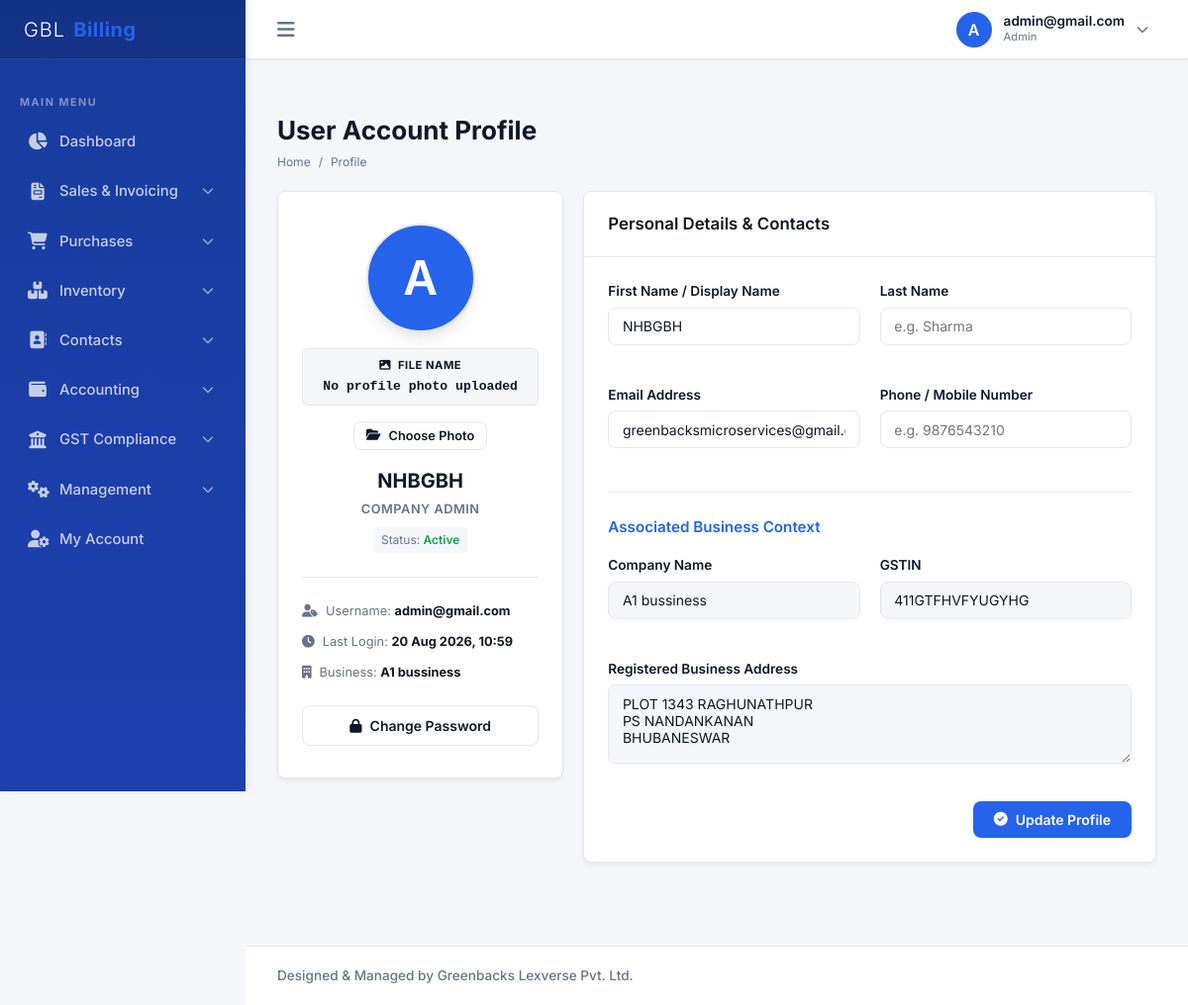
Before: /profile/ (signed in) with the older database file.
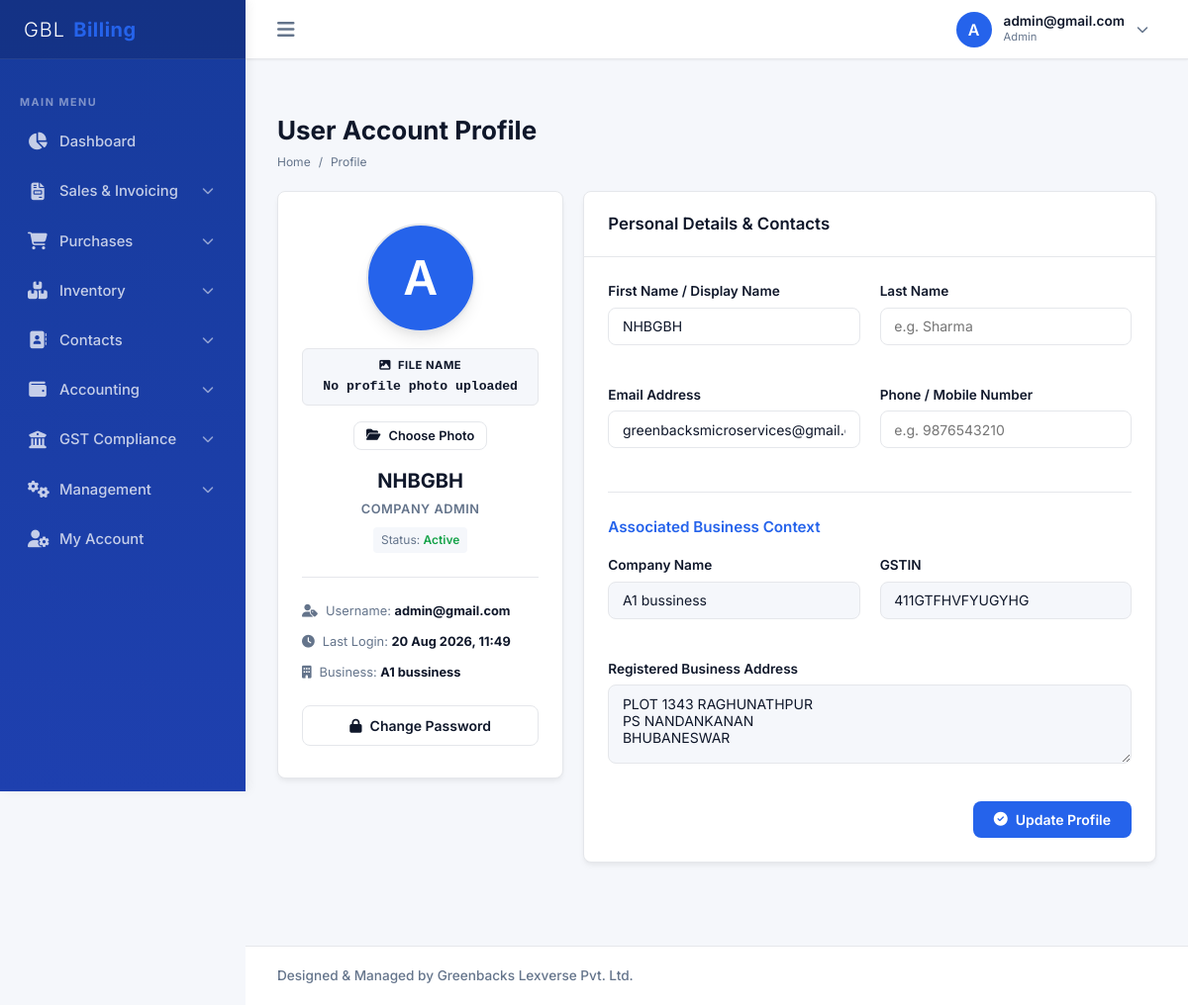
After: the same page with the newer database file.
### billing/models.py (models this page shows, shortened)
class CustomUser(AbstractUser):
    ROLE_CHOICES = [
        ('SUPERADMIN', 'System Superadmin'),  # For Admin Panel Owner
        ('ADMIN', 'Company Admin'),           # Company Owner
        ('ACCOUNTANT', 'Accountant'),
        ('BILLING_STAFF', 'Billing Staff'),
        ('SALES_STAFF', 'Sales Staff'),
        ('INVENTORY_STAFF', 'Inventory Staff'),
    ]
    company = models.ForeignKey(Company, on_delete=models.CASCADE, null=True, blank=True, related_name='users')
    role = models.CharField(max_length=20, choices=ROLE_CHOICES, default='ADMIN')
    mobile = models.CharField(max_length=15, blank=True, null=True)
    profile_photo = models.ImageField(upload_to='profile_photos/', blank=True, null=True)
    updated_at = models.DateTimeField(auto_now=True, null=True)
    def get_profile_photo_url(self):
        if self.profile_photo:
            try:
                timestamp = int(self.updated_at.timestamp()) if self.updated_at else 1
                return f"{self.profile_photo.url}?v={timestamp}"
            except Exception:
                return self.profile_photo.url
        return None
    def get_profile_photo_filename(self):
        if self.profile_photo:
            try:
                return os.path.basename(self.profile_photo.name)
            except Exception:
                return str(self.profile_photo.name)
        return ""

class Company(models.Model):
    BUSINESS_TYPES = [
        ('PROPRIETORSHIP', 'Sole Proprietorship'),
        ('PARTNERSHIP', 'Partnership'),
        ('LLP', 'Limited Liability Partnership'),
        ('PVT_LTD', 'Private Limited Company'),
        ('LTD', 'Public Limited Company'),
        ('OTHER', 'Other'),
    ]
    GST_STATUS_CHOICES = [
        ('REGISTERED', 'Registered Regular'),
        ('COMPOSITION', 'Composition Scheme'),
        ('UNREGISTERED', 'Unregistered'),
        ('CONSUMER', 'Consumer'),
    ]
    SUBSCRIPTION_STATUS_CHOICES = [
        ('ACTIVE', 'Active'),
        ('TRIAL', 'Trial'),
        ('SUSPENDED', 'Suspended'),
        ('EXPIRED', 'Expired'),
    ]
    name = models.CharField(max_length=200)
    trade_name = models.CharField(max_length=200, blank=True, null=True)
    business_type = models.CharField(max_length=30, choices=BUSINESS_TYPES, default='PROPRIETORSHIP')
    gst_status = models.CharField(max_length=20, choices=GST_STATUS_CHOICES, default='UNREGISTERED')
    gstin = models.CharField(max_length=15, blank=True, null=True)
    pan = models.CharField(max_length=10, blank=True, null=True)
    email = models.EmailField()
    mobile = models.CharField(max_length=15)
    website = models.URLField(blank=True, null=True)
    address = models.TextField()
    city = models.CharField(max_length=100)
    state = models.CharField(max_length=100)
    state_code = models.CharField(max_length=2)  # e.g., '27' for Maharashtra
    pincode = models.CharField(max_length=6)
    logo = models.ImageField(upload_to='company_logos/', blank=True, null=True)
    signature = models.ImageField(upload_to='company_signatures/', blank=True, null=True)
    stamp = models.ImageField(upload_to='company_stamps/', blank=True, null=True)
    plan = models.ForeignKey(SubscriptionPlan, on_delete=models.SET_NULL, null=True, blank=True)
    subscription_start_date = models.DateField(blank=True, null=True)
    subscription_end_date = models.DateField(blank=True, null=True)
    subscription_status = models.CharField(max_length=20, choices=SUBSCRIPTION_STATUS_CHOICES, default='TRIAL')
    bank_name = models.CharField(max_length=150, blank=True, null=True)
    account_holder = models.CharField(max_length=150, blank=True, null=True)
    account_number = models.CharField(max_length=50, blank=True, null=True)
    ifsc = models.CharField(max_length=20, blank=True, null=True)
    branch = models.CharField(max_length=150, blank=True, null=True)
    upi_id = models.CharField(max_length=100, blank=True, null=True)
    invoice_prefix = models.CharField(max_length=20, default='INV/')
    invoice_next_number = models.IntegerField(default=1)
    invoice_padding = models.IntegerField(default=5)
    financial_year = models.CharField(max_length=10, default='2026-27')
    terms_and_conditions = models.TextField(blank=True, null=True)
    authorized_signature_name = models.CharField(max_length=100, blank=True, null=True)
    is_active = models.BooleanField(default=True)
    created_at = models.DateTimeField(auto_now_add=True)
    class Meta:
        verbose_name_plural = 'Companies'

### billing/views.py (the view, shortened to what this page needs)
# urls.py: path('profile/', views.UserProfileView.as_view(), name='profile'),
class UserProfileView(LoginRequiredMixin, View):
    def get(self, request):
        return render(request, 'auth/profile.html')

### templates/auth/profile.html (shortened to what the changed rows need)
{% extends request.user.company|yesno:"base_company.html,base_admin.html" %}
{% block content %}
<div class="page-header">
    <div>
        <h1 class="page-title">User Account Profile</h1>
    </div>
</div>
<div class="form-row" style="grid-template-columns: 1fr 2fr; align-items: start;">
    <div class="card-container">
        <div class="card-body" style="text-align: center; padding: 2rem 1.5rem;">
            <div class="user-avatar" id="profile-page-avatar-box" style="width: 110px; height: 110px; font-size: 3rem; margin: 0 auto 1rem auto; box-shadow: var(--shadow-md); position: relative; overflow: hidden; border: 2px solid var(--border); border-radius: 50%;">
                {% if request.user.get_profile_photo_url %}
                    <img id="profile-page-avatar" src="{{ request.user.get_profile_photo_url }}" alt="Profile Photo" style="width: 100%; height: 100%; object-fit: cover; border-radius: 50%;">
                {% else %}
                    <span id="profile-page-initial">{{ request.user.username|slice:":1"|upper }}</span>
                {% endif %}
            </div>
            <div style="margin: 0.5rem 0 1rem 0; padding: 0.5rem; background: var(--background); border-radius: 6px; border: 1px solid var(--border);">
                <div style="font-size: 0.7rem; font-weight: 700; text-transform: uppercase; color: var(--muted-foreground); letter-spacing: 0.5px;">
                </div>
                <div id="profile-photo-filename" style="font-size: 0.82rem; font-weight: 600; color: var(--foreground); font-family: monospace; margin-top: 0.2rem; word-break: break-all; white-space: nowrap; overflow: hidden; text-overflow: ellipsis;" title="{{ request.user.get_profile_photo_filename|default:'No profile photo uploaded' }}">
                </div>
            </div>
            <div style="display: flex; gap: 0.5rem; justify-content: center; flex-wrap: wrap; margin-bottom: 1rem;">
                <button type="button" class="btn btn-secondary" onclick="document.getElementById('profile_photo_input').click()" style="font-size: 0.8rem; padding: 0.4rem 0.75rem;" id="choosePhotoBtn">
                </button>
            </div>
            <h2 style="font-size: 1.25rem; font-weight: 700; color: var(--foreground); margin-top: 0.5rem;">{{ request.user.get_full_name|default:request.user.username }}</h2>
            <div style="font-size: 0.8rem; color: var(--muted); margin-top: 0.25rem; text-transform: uppercase; font-weight: 600; letter-spacing: 0.5px;">
                {{ request.user.get_role_display }}
            </div>
            <div style="font-size: 0.75rem; color: var(--muted); margin-top: 0.5rem; background-color: var(--background); padding: 0.25rem 0.5rem; border-radius: 4px; display: inline-block;">
                Status: <span style="color: var(--success); font-weight: 600;">Active</span>
            </div>
            <div style="border-top: 1px solid var(--border); margin-top: 1.5rem; padding-top: 1.5rem; text-align: left;">
                <div style="font-size: 0.8rem; margin-bottom: 0.75rem; color: var(--muted);">
                    <i class="fa-solid fa-user-tag" style="margin-right: 8px;"></i>Username: <strong style="color: var(--foreground);">{{ request.user.username }}</strong>
                </div>
                <div style="font-size: 0.8rem; margin-bottom: 0.75rem; color: var(--muted);">
                    <i class="fa-solid fa-clock" style="margin-right: 8px;"></i>Last Login: <strong style="color: var(--foreground);">{{ request.user.last_login|date:"d M Y, H:i"|default:"Just now" }}</strong>
                </div>
                {% if request.user.company %}
                <div style="font-size: 0.8rem; color: var(--muted);">
                    <i class="fa-solid fa-building" style="margin-right: 8px;"></i>Business: <strong style="color: var(--foreground);">{{ request.user.company.name }}</strong>
                </div>
                {% endif %}
            </div>
            <div style="margin-top: 1.5rem;">
                <a href="{% url 'change_password' %}" class="btn btn-secondary" style="width: 100%;">
                </a>
            </div>
        </div>
    </div>
    <div class="card-container">
        <div class="card-body">
            <form method="POST">
                <div class="form-row">
                    <div class="form-group">
                        <label for="first_name" class="form-label">First Name / Display Name</label>
                        <input type="text" name="first_name" id="first_name" class="form-control" value="{{ request.user.first_name }}" required placeholder="First name">
                    </div>
                </div>
                <div class="form-row">
                    <div class="form-group">
                        <label for="email" class="form-label">Email Address</label>
                        <input type="email" name="email" id="email" class="form-control" value="{{ request.user.email }}" required placeholder="name@domain.com">
                    </div>
                </div>
                {% if request.user.company %}
                <div style="border-top: 1px solid var(--border); margin-top: 1.5rem; padding-top: 1.5rem;">
                    <h4 style="font-size: 0.95rem; font-weight: 600; margin-bottom: 1rem; color: var(--primary);">Associated Business Context</h4>
                    <div class="form-row">
                        <div class="form-group">
                            <label class="form-label">Company Name</label>
                            <input type="text" class="form-control" value="{{ request.user.company.name }}" readonly style="background-color: var(--background); cursor: not-allowed;">
                        </div>
                        <div class="form-group">
                            <label class="form-label">GSTIN</label>
                            <input type="text" class="form-control" value="{{ request.user.company.gstin|default:'Unregistered' }}" readonly style="background-color: var(--background); cursor: not-allowed;">
                        </div>
                    </div>
                    <div class="form-group">
                        <label class="form-label">Registered Business Address</label>
                        <textarea class="form-control" readonly style="background-color: var(--background); cursor: not-allowed; min-height: 80px;">{{ request.user.company.address }}</textarea>
                    </div>
                </div>
                {% endif %}
            </form>
        </div>
    </div>
</div>
{% endblock %}

### templates/base.html (shortened to what this page needs)
{% load static %}
<!DOCTYPE html>
<html lang="en">
<head>
    <link href="https://cdnjs.cloudflare.com/ajax/libs/font-awesome/6.4.0/css/all.min.css" rel="stylesheet">
    <link rel="stylesheet" href="{% static 'css/styles.css' %}">
</head>
<body>
    <div class="app-container">
        <aside class="sidebar" id="sidebar">
            <div class="sidebar-header">
                <div class="sidebar-logo">
                    <span style="color: #ffffff; font-weight: 300; letter-spacing: 1px;">GBL</span><span style="color: #2563eb; font-weight: 700; letter-spacing: 0.5px;">Billing</span>
                </div>
            </div>
            <ul class="sidebar-menu">
                {% block sidebar_menu %}{% endblock %}
            </ul>
        </aside>
        <div class="main-wrapper">
            <header class="app-header">
                <div class="header-left">
                    <button class="toggle-sidebar-btn" id="toggle-sidebar">
                        <i class="fa-solid fa-bars"></i>
                    </button>
                </div>
                <div class="header-right">
                    <div class="profile-trigger-container" id="profile-area">
                        <div class="user-profile" id="profile-btn">
                            <div class="user-avatar" id="header-user-avatar-box">
                                {% if request.user.get_profile_photo_url %}
                                    <img id="header-user-avatar" src="{{ request.user.get_profile_photo_url }}" alt="Profile" style="width: 100%; height: 100%; object-fit: cover; border-radius: 50%;">
                                {% else %}
                                    <span id="header-user-initial">{{ request.user.username|slice:":1"|upper }}</span>
                                {% endif %}
                            </div>
                            <div class="user-info-text">
                                <div style="font-size: 0.85rem; font-weight: 600; line-height: 1.2;">{{ request.user.username }}</div>
                                <div style="font-size: 0.7rem; color: var(--muted); text-transform: capitalize;">{{ request.user.role|lower }}</div>
                            </div>
                            <i class="fa-solid fa-chevron-down dropdown-arrow"></i>
                        </div>
                    </div>
                </div>
            </header>
            <main class="content-body">
                {% block content %}{% endblock %}
            </main>
            <footer class="app-footer">
                <div style="font-size: 0.85rem; font-weight: 500;">Designed & Managed by Greenbacks Lexverse Pvt. Ltd.</div>
            </footer>
        </div>
    </div>
</body>
</html>

Changed rows visible on the page:
changed CustomUser "NHBGBH": user.last_login "20 Aug 2026, 10:59" → "20 Aug 2026, 11:49"
